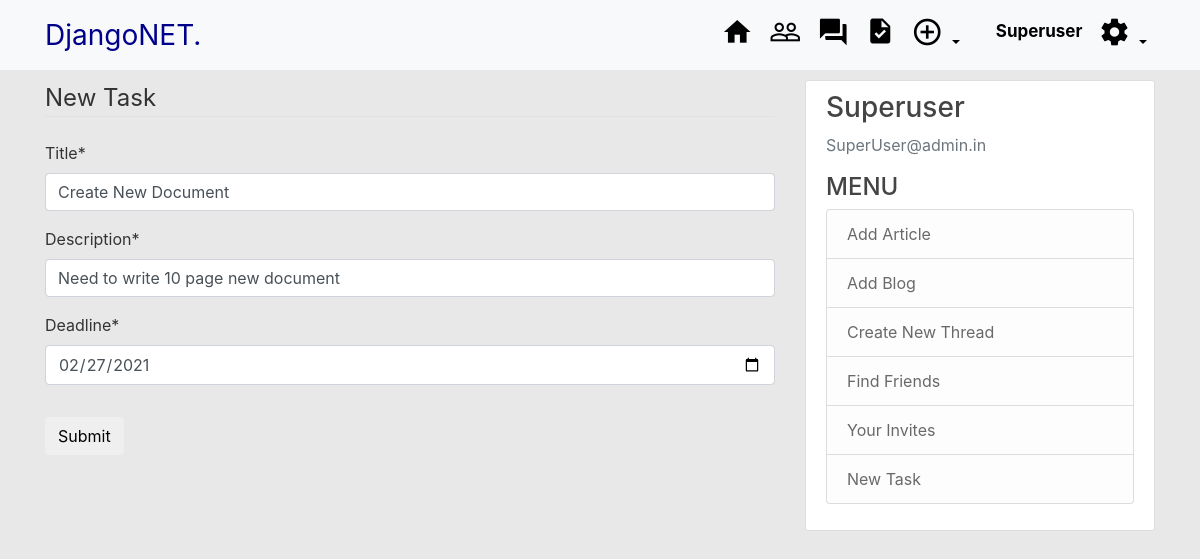
The page /taskmanager/7/update (signed in) on the database its author committed.
### TaskManager/models.py (models this page shows, shortened)
class Task(models.Model):
	profile  = models.ForeignKey(Profile,on_delete = models.CASCADE)
	title = models.CharField(max_length = 200)
	description = models.CharField(max_length = 300)
	applicants = models.ManyToManyField(Profile, blank = True, related_name = 'Applicants')
	deadline  = models.DateField()
	date_posted = models.DateTimeField(default = timezone.now)

### TaskManager/views.py (the view, shortened to what this page needs)
# urls.py: path('<int:pk>/update', TaskUpdateView.as_view(),name='task-update'),
class TaskUpdateView(UserPassesTestMixin,UpdateView):
	model  = Task
	form_class = TaskForm
	def test_func(self):
		task = self.get_object()
		if self.request.user == task.profile.user:
			return True
		return False

### TaskManager/forms.py
class TaskForm(forms.ModelForm):
	class Meta:
		model= Task
		fields = ['title','description', 'deadline']
		widgets = {'deadline' : DateInput()}

### TaskManager/templates/TaskManager/task_form.html (shortened to what this page needs)
{%extends "blog/base.html"%}
{%load crispy_forms_tags%}
{%block content%}
	<div class = "content_section">
		<form method="POST" enctype="multipart/form-data">
			<fieldset class="form-group">
				<legend class = "border-bottom mb-4">New Task </legend>
				{{form|crispy}}
			</fieldset>
			<div class="form-group">
				<button class = "btn btn-oitline-info" type="sumbit">Submit</button>
			</div>
		</form>
	</div>
{%endblock content%}

### blog/templates/blog/base.html (shortened to what this page needs)
{%load static%}
<!DOCTYPE html>
<html>
<head>
    <link rel="stylesheet" href="https://maxcdn.bootstrapcdn.com/bootstrap/4.0.0/css/bootstrap.min.css">
    <link rel="stylesheet" type="text/css" href="{% static 'blog/main.css'%}">
    <link rel="stylesheet" type="text/css" href="{% static 'blog/profile.css'%}">
    <link rel="stylesheet" type="text/css" href="{% static 'blog/custom.css'%}">
    <link rel="stylesheet" type="text/css" href="{% static 'blog/Network.css'%}">
    <link rel="stylesheet" type="text/css" href="{% static 'blog/comment.css'%}">
</head>
<body>
	<header class="site-header">
      <nav class="navbar navbar-expand-md fixed-top navbar-light bg-light" >
        <div class="container">
          <a class="navbar-brand mr-4" style = "color:darkblue; text-shadow:10em; font-size: 28px;" href="{% url 'blog-home' %}">DjangoNET.</a>
          <div class="collapse navbar-collapse" id="navbarToggle">
            <div class="navbar-nav">
            	{% if user.is_authenticated %}
            		<a class="nav-item nav-link" href="{% url 'blog-home' %}">
            			<i class="material-icons" style="font-size:32px">home</i>
            		</a>
            		<a class="nav-item nav-link" href="{% url 'FindFriends' %}">
            			<i class="material-icons" style="font-size:32px">people_outline</i>
            		</a>
                    <a class="nav-item nav-link" href="{% url 'thread-home' %}">
                        <i class="material-icons" style="font-size:32px">forum
                        </i>
                    </a>
                    <a class="nav-item nav-link" href="{% url 'task-home' %}">
                        <i class= "material-icons" style='font-size:30px'> task </i>
                    </a>
                    <div class="nav-item dropdown">
                        <a class="nav-link dropdown-toggle" href="#" id="navbarDropdownMenuLink" data-toggle="dropdown" aria-haspopup="true" aria-expanded="false">
                          <i class="material-icons" style="font-size:32px">add_circle_outline</i>
                        </a>
                      </div>
            		<a class="nav-item nav-link" href="{% url 'detail_profile' user.id %}"
            		style="font-size:17px; margin-top:3px; margin-left: 20px;">
            			<strong>{{user.username}}</strong>
            		</a>
                     <div class="nav-item dropdown">
                        <a class="nav-link dropdown-toggle" href="#" id="navbarDropdownMenuLink" data-toggle="dropdown" aria-haspopup="true" aria-expanded="false">
                          <i class="material-icons" style="font-size:32px">settings</i>
                        </a>
                      </div>
            	{% else %}
            		<a class="nav-item nav-link" href="{% url 'login' %}">Login</a>
            		<a class="nav-item nav-link" href="{% url 'register' %}">Register</a>
            	{% endif %}
            </div>
          </div>
        </div>
      </nav>
    </header>
	<main role="main" class="container">
	  <div class="row">
	    <div class="col-md-8">
	    	{% block content %}{% endblock %}
	    </div>
        {% if request.user.is_authenticated %}
    	    <div class="col-md-4">
    	      <div class="content-section">
    	        <h3>{{request.user.username}}</h3>
    	        <p class='text-muted'> {{request.user.email}}
                <h4>MENU</h4>
    	          <ul class="list-group">
                    <li class="list-group-item list-group-item-light">
                        <a href="{% url 'post-create' %}">Add Article</a>
                    </li>
                    <li class="list-group-item list-group-item-light">
                        <a href="{% url 'blog-create' %}">Add Blog</a>
                    </li>
                    <li class="list-group-item list-group-item-light">
                        <a href="{% url 'thread-create' %}"> Create New Thread</a>
                    </li>
                    <li class="list-group-item list-group-item-light">
                        <a href="{% url 'FindFriends' %}">Find Friends</a>
                    </li>
                    <li class="list-group-item list-group-item-light">
                        <a href="{% url 'my-invites' %}">Your Invites</a>
                    </li>
                    <li class="list-group-item list-group-item-light">
                        <a href="{% url 'task-create' %}">New Task</a>
                    </li>
    	          </ul>
    	        </p>
    	      </div>
    	    </div>
        {% endif %}
	  </div>
	</main>
</body>
</html>

### blog/static/blog/main.css (style rules this page uses)
body { background: #E8E8E8; color: #333333; margin-top: 5rem; }
h1, h2, h3, h4, h5, h6 { color: #444444; }
ul { margin: 0; }
li>a { color:#696969; }
.site-header .navbar-nav .nav-link { color: black; }
.content-section { background: #ffffff; padding: 10px 20px; border: 1px solid #dddddd; border-radius: 3px; margin-bottom: 20px; }

### blog/static/blog/Network.css (style rules this page uses)
a { text-decoration: none; color: #555; }

### rows shown on the page
Task: title "Create New Document", description "Need to write 10 page new document", deadline "02/27/2021"

### other values the page prints
{{ user.username }} "Superuser"
{{ request.user.username }} "Superuser"
{{ request.user.email }} "SuperUser@admin.in"
